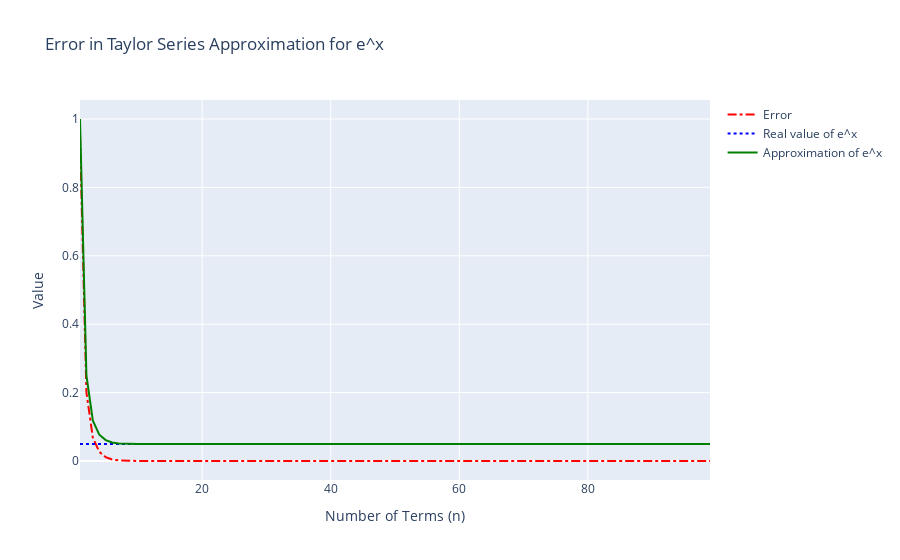

Source (notebook cell):
### Code cell
plot_ex(-3, range(1,100), precision=20)
